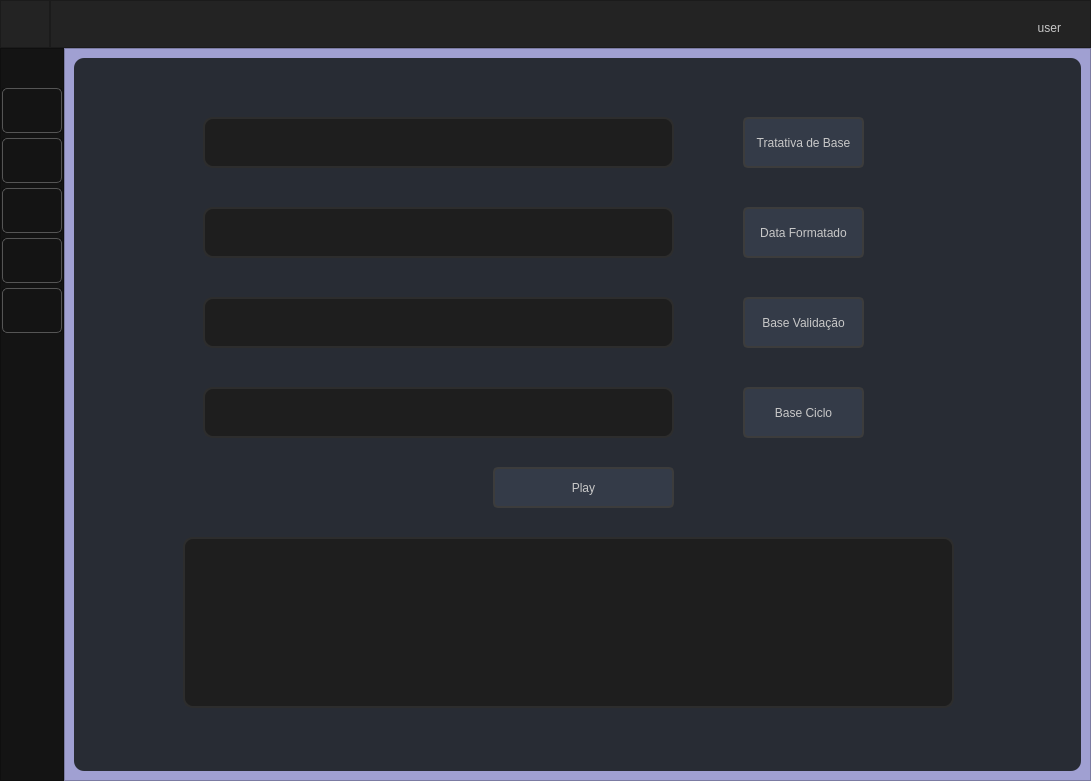
<?xml version="1.0" encoding="UTF-8"?>
<ui version="4.0">
 <class>RPA</class>
 <widget class="QMainWindow" name="RPA">
  <property name="windowModality">
   <enum>Qt::WindowModal</enum>
  </property>
  <property name="geometry">
   <rect>
    <x>0</x>
    <y>0</y>
    <width>1091</width>
    <height>781</height>
   </rect>
  </property>
  <property name="minimumSize">
   <size>
    <width>800</width>
    <height>600</height>
   </size>
  </property>
  <property name="windowTitle">
   <string>MainWindow</string>
  </property>
  <widget class="QWidget" name="centralwidget">
   <property name="styleSheet">
    <string notr="true">
QPushButton {
	border: 2px solid rgb(52, 59, 72);
	border-radius: 5px;	
	background-color: rgb(52, 59, 72);
}
QPushButton:hover {
	background-color: rgb(57, 65, 80);
	border: 2px solid rgb(61, 70, 86);
}
QPushButton:pressed {	
	background-color: rgb(35, 40, 49);
	border: 2px solid rgb(43, 50, 61);
}
</string>
   </property>
   <layout class="QVBoxLayout" name="verticalLayout">
    <property name="spacing">
     <number>0</number>
    </property>
    <property name="leftMargin">
     <number>0</number>
    </property>
    <property name="topMargin">
     <number>0</number>
    </property>
    <property name="rightMargin">
     <number>0</number>
    </property>
    <property name="bottomMargin">
     <number>0</number>
    </property>
    <item>
     <widget class="QFrame" name="top_menu">
      <property name="minimumSize">
       <size>
        <width>0</width>
        <height>48</height>
       </size>
      </property>
      <property name="maximumSize">
       <size>
        <width>16777215</width>
        <height>48</height>
       </size>
      </property>
      <property name="styleSheet">
       <string notr="true">background-color: rgb(0, 0, 255);</string>
      </property>
      <property name="frameShape">
       <enum>QFrame::NoFrame</enum>
      </property>
      <property name="frameShadow">
       <enum>QFrame::Raised</enum>
      </property>
      <layout class="QHBoxLayout" name="horizontalLayout_2">
       <property name="spacing">
        <number>0</number>
       </property>
       <property name="leftMargin">
        <number>0</number>
       </property>
       <property name="topMargin">
        <number>0</number>
       </property>
       <property name="rightMargin">
        <number>0</number>
       </property>
       <property name="bottomMargin">
        <number>0</number>
       </property>
       <item>
        <widget class="QFrame" name="frame">
         <property name="minimumSize">
          <size>
           <width>50</width>
           <height>0</height>
          </size>
         </property>
         <property name="maximumSize">
          <size>
           <width>50</width>
           <height>16777215</height>
          </size>
         </property>
         <property name="styleSheet">
          <string notr="true">background-color: rgb(35, 35, 35);</string>
         </property>
         <property name="frameShape">
          <enum>QFrame::StyledPanel</enum>
         </property>
         <property name="frameShadow">
          <enum>QFrame::Raised</enum>
         </property>
         <widget class="QLabel" name="label">
          <property name="geometry">
           <rect>
            <x>6</x>
            <y>4</y>
            <width>42</width>
            <height>42</height>
           </rect>
          </property>
          <property name="text">
           <string/>
          </property>
          <property name="pixmap">
           <pixmap resource="../../AreaTeste/testeTelasPython/file_contener_rc.qrc">:/logo/logo.png</pixmap>
          </property>
          <property name="scaledContents">
           <bool>true</bool>
          </property>
         </widget>
        </widget>
       </item>
       <item>
        <widget class="QFrame" name="frame_2">
         <property name="styleSheet">
          <string notr="true">background-color: rgb(35, 35, 35);</string>
         </property>
         <property name="frameShape">
          <enum>QFrame::StyledPanel</enum>
         </property>
         <property name="frameShadow">
          <enum>QFrame::Raised</enum>
         </property>
         <widget class="QLabel" name="label_user">
          <property name="geometry">
           <rect>
            <x>820</x>
            <y>20</y>
            <width>191</width>
            <height>16</height>
           </rect>
          </property>
          <property name="styleSheet">
           <string notr="true">color: rgb(200, 200, 200);</string>
          </property>
          <property name="text">
           <string>user</string>
          </property>
          <property name="alignment">
           <set>Qt::AlignRight|Qt::AlignTrailing|Qt::AlignVCenter</set>
          </property>
         </widget>
        </widget>
       </item>
      </layout>
     </widget>
    </item>
    <item>
     <widget class="QFrame" name="context">
      <property name="styleSheet">
       <string notr="true">background-color: rgb(20, 20, 20);</string>
      </property>
      <property name="frameShape">
       <enum>QFrame::NoFrame</enum>
      </property>
      <property name="frameShadow">
       <enum>QFrame::Raised</enum>
      </property>
      <layout class="QHBoxLayout" name="horizontalLayout">
       <property name="spacing">
        <number>0</number>
       </property>
       <property name="leftMargin">
        <number>0</number>
       </property>
       <property name="topMargin">
        <number>0</number>
       </property>
       <property name="rightMargin">
        <number>0</number>
       </property>
       <property name="bottomMargin">
        <number>0</number>
       </property>
       <item>
        <widget class="QFrame" name="left_menu">
         <property name="minimumSize">
          <size>
           <width>64</width>
           <height>0</height>
          </size>
         </property>
         <property name="maximumSize">
          <size>
           <width>64</width>
           <height>16777215</height>
          </size>
         </property>
         <property name="styleSheet">
          <string notr="true">QWidget{
	color: rgb(218, 218, 218);
	font: 10pt &quot;Segoe UI&quot;;
}


QPushButton {
    border: 1px solid #555;
    padding: 5px;
}

QPushButton:hover {
    border: 2px solid rgb(177,209,250);
    padding: 6px;
}

QPushButton:pressed{
	background-color: rgb(177,209,250);
	border: 2px solid rgb(0, 0, 249);
	color: rgb(0, 0, 127);	
}
</string>
         </property>
         <property name="frameShape">
          <enum>QFrame::StyledPanel</enum>
         </property>
         <property name="frameShadow">
          <enum>QFrame::Raised</enum>
         </property>
         <widget class="QFrame" name="frame_4">
          <property name="geometry">
           <rect>
            <x>2</x>
            <y>40</y>
            <width>60</width>
            <height>45</height>
           </rect>
          </property>
          <property name="maximumSize">
           <size>
            <width>16777215</width>
            <height>45</height>
           </size>
          </property>
          <property name="frameShape">
           <enum>QFrame::StyledPanel</enum>
          </property>
          <property name="frameShadow">
           <enum>QFrame::Raised</enum>
          </property>
          <widget class="QPushButton" name="pushButton_loteMenu">
           <property name="geometry">
            <rect>
             <x>0</x>
             <y>0</y>
             <width>60</width>
             <height>45</height>
            </rect>
           </property>
           <property name="text">
            <string/>
           </property>
           <property name="icon">
            <iconset resource="../../AreaTeste/testeTelasPython/file_contener_rc.qrc">
             <normaloff>:/boger/icon_menu.png</normaloff>:/boger/icon_menu.png</iconset>
           </property>
           <property name="checkable">
            <bool>false</bool>
           </property>
          </widget>
         </widget>
         <widget class="QFrame" name="frame_5">
          <property name="geometry">
           <rect>
            <x>2</x>
            <y>90</y>
            <width>60</width>
            <height>45</height>
           </rect>
          </property>
          <property name="frameShape">
           <enum>QFrame::StyledPanel</enum>
          </property>
          <property name="frameShadow">
           <enum>QFrame::Raised</enum>
          </property>
          <widget class="QPushButton" name="pushButton_Home">
           <property name="geometry">
            <rect>
             <x>0</x>
             <y>0</y>
             <width>60</width>
             <height>45</height>
            </rect>
           </property>
           <property name="text">
            <string/>
           </property>
           <property name="icon">
            <iconset resource="../../AreaTeste/testeTelasPython/file_contener_rc.qrc">
             <normaloff>:/home/cil-home.png</normaloff>:/home/cil-home.png</iconset>
           </property>
          </widget>
         </widget>
         <widget class="QFrame" name="frame_6">
          <property name="geometry">
           <rect>
            <x>2</x>
            <y>240</y>
            <width>60</width>
            <height>45</height>
           </rect>
          </property>
          <property name="frameShape">
           <enum>QFrame::StyledPanel</enum>
          </property>
          <property name="frameShadow">
           <enum>QFrame::Raised</enum>
          </property>
          <widget class="QPushButton" name="pushButton_Colaborador">
           <property name="geometry">
            <rect>
             <x>0</x>
             <y>0</y>
             <width>60</width>
             <height>45</height>
            </rect>
           </property>
           <property name="text">
            <string/>
           </property>
           <property name="icon">
            <iconset resource="../../AreaTeste/testeTelasPython/file_contener_rc.qrc">
             <normaloff>:/colaboradores/cil-people.png</normaloff>:/colaboradores/cil-people.png</iconset>
           </property>
          </widget>
         </widget>
         <widget class="QFrame" name="frame_8">
          <property name="geometry">
           <rect>
            <x>2</x>
            <y>140</y>
            <width>60</width>
            <height>45</height>
           </rect>
          </property>
          <property name="frameShape">
           <enum>QFrame::StyledPanel</enum>
          </property>
          <property name="frameShadow">
           <enum>QFrame::Raised</enum>
          </property>
          <widget class="QPushButton" name="pushButton_Rotinas">
           <property name="geometry">
            <rect>
             <x>0</x>
             <y>0</y>
             <width>60</width>
             <height>45</height>
            </rect>
           </property>
           <property name="text">
            <string/>
           </property>
           <property name="icon">
            <iconset resource="../../AreaTeste/testeTelasPython/file_contener_rc.qrc">
             <normaloff>:/camadas/cil-layers.png</normaloff>:/camadas/cil-layers.png</iconset>
           </property>
          </widget>
         </widget>
         <widget class="QFrame" name="frame_9">
          <property name="geometry">
           <rect>
            <x>2</x>
            <y>190</y>
            <width>60</width>
            <height>45</height>
           </rect>
          </property>
          <property name="frameShape">
           <enum>QFrame::StyledPanel</enum>
          </property>
          <property name="frameShadow">
           <enum>QFrame::Raised</enum>
          </property>
          <widget class="QPushButton" name="pushButton_Tarefa">
           <property name="geometry">
            <rect>
             <x>0</x>
             <y>0</y>
             <width>60</width>
             <height>45</height>
            </rect>
           </property>
           <property name="text">
            <string/>
           </property>
           <property name="icon">
            <iconset resource="../../AreaTeste/testeTelasPython/file_contener_rc.qrc">
             <normaloff>:/fogo/cil-fire.png</normaloff>:/fogo/cil-fire.png</iconset>
           </property>
          </widget>
         </widget>
        </widget>
       </item>
       <item>
        <widget class="QFrame" name="contest_right">
         <property name="styleSheet">
          <string notr="true">background-color: rgb(160, 160, 210);
</string>
         </property>
         <property name="frameShape">
          <enum>QFrame::StyledPanel</enum>
         </property>
         <property name="frameShadow">
          <enum>QFrame::Raised</enum>
         </property>
         <layout class="QGridLayout" name="gridLayout">
          <item row="0" column="0">
           <widget class="QFrame" name="frame_3">
            <property name="styleSheet">
             <string notr="true">background-color: rgb(40, 44, 52);
border-stayle: solid;
border-radius: 10px;
color: rgb(200,200,200)

</string>
            </property>
            <property name="frameShape">
             <enum>QFrame::StyledPanel</enum>
            </property>
            <property name="frameShadow">
             <enum>QFrame::Raised</enum>
            </property>
            <layout class="QGridLayout" name="gridLayout_2">
             <item row="0" column="0">
              <widget class="QStackedWidget" name="stackedWidget">
               <property name="styleSheet">
                <string notr="true">QLineEdit{
	border: 2px solid rgb(45,45,45);
	border-radiius: 3px;
	padding: 15px;
	background-color: rgb(30,30,30);
	color: rgb(177,177,177);
}

QLineEdit:hover{
	border: 2px solid rgb(100, 100, 120);	
}

QLineEdit:focus {
	border: 2px solid rgb(177, 209, 250);	
	color: rgb(230,230,230);
}

QTextEdit{
	border: 2px solid rgb(45,45,45);
	border-radiius: 3px;
	padding: 15px;
	background-color: rgb(30,30,30);
	color: rgb(230,230,230);
}

QTextEdit:hover{
	border: 2px solid rgb(100, 100, 120);	
}

QLTextEdit:focus {
	border: 2px solid rgb(177, 209, 250);	
	color: rgb(200,200,200);
}


QPushButton{
	background-color: rgb(52, 59, 72);
	border: 2px solid rgb(60,60,60);
	border-radius: 5px;
}

QPushButton:hover{
	background-color: rgb(70,70,70);
	border: 2px solid rgb(177,209,250);	
}

QPushButton:pressed{
	background-color: rgb(177,209,250);
	border: 2px solid rgb(177, 185, 249);
	color: rgb(0, 0, 127);	
}

</string>
               </property>
               <property name="currentIndex">
                <number>2</number>
               </property>
               <widget class="QWidget" name="page_Home">
                <widget class="QFrame" name="frame_7">
                 <property name="geometry">
                  <rect>
                   <x>330</x>
                   <y>140</y>
                   <width>301</width>
                   <height>221</height>
                  </rect>
                 </property>
                 <property name="frameShape">
                  <enum>QFrame::StyledPanel</enum>
                 </property>
                 <property name="frameShadow">
                  <enum>QFrame::Raised</enum>
                 </property>
                 <widget class="QLabel" name="label_2">
                  <property name="geometry">
                   <rect>
                    <x>40</x>
                    <y>20</y>
                    <width>231</width>
                    <height>181</height>
                   </rect>
                  </property>
                  <property name="text">
                   <string/>
                  </property>
                  <property name="pixmap">
                   <pixmap resource="../../AreaTeste/testeTelasPython/file_contener_rc.qrc">:/logo/logo.png</pixmap>
                  </property>
                  <property name="scaledContents">
                   <bool>true</bool>
                  </property>
                 </widget>
                </widget>
               </widget>
               <widget class="QWidget" name="page_Divisao_Tarefa">
                <widget class="QTableView" name="tableView">
                 <property name="geometry">
                  <rect>
                   <x>80</x>
                   <y>90</y>
                   <width>691</width>
                   <height>481</height>
                  </rect>
                 </property>
                </widget>
                <widget class="QPushButton" name="pushButton">
                 <property name="geometry">
                  <rect>
                   <x>820</x>
                   <y>190</y>
                   <width>93</width>
                   <height>28</height>
                  </rect>
                 </property>
                 <property name="text">
                  <string>PushButton</string>
                 </property>
                </widget>
                <widget class="QPushButton" name="pushButton_2">
                 <property name="geometry">
                  <rect>
                   <x>820</x>
                   <y>240</y>
                   <width>93</width>
                   <height>28</height>
                  </rect>
                 </property>
                 <property name="text">
                  <string>PushButton</string>
                 </property>
                </widget>
               </widget>
               <widget class="QWidget" name="page_AreaImput">
                <widget class="QLineEdit" name="lineEdit_1_tratativa">
                 <property name="geometry">
                  <rect>
                   <x>120</x>
                   <y>50</y>
                   <width>471</width>
                   <height>51</height>
                  </rect>
                 </property>
                 <property name="font">
                  <font>
                   <family>Segoe UI</family>
                   <pointsize>9</pointsize>
                  </font>
                 </property>
                 <property name="readOnly">
                  <bool>true</bool>
                 </property>
                </widget>
                <widget class="QLineEdit" name="lineEdit_2_DtFormatado">
                 <property name="geometry">
                  <rect>
                   <x>120</x>
                   <y>140</y>
                   <width>471</width>
                   <height>51</height>
                  </rect>
                 </property>
                 <property name="font">
                  <font>
                   <family>Segoe UI</family>
                   <pointsize>9</pointsize>
                  </font>
                 </property>
                 <property name="readOnly">
                  <bool>true</bool>
                 </property>
                </widget>
                <widget class="QLineEdit" name="lineEdit_3_BsValidacao">
                 <property name="geometry">
                  <rect>
                   <x>120</x>
                   <y>230</y>
                   <width>471</width>
                   <height>51</height>
                  </rect>
                 </property>
                 <property name="font">
                  <font>
                   <family>Segoe UI</family>
                   <pointsize>9</pointsize>
                  </font>
                 </property>
                 <property name="readOnly">
                  <bool>true</bool>
                 </property>
                </widget>
                <widget class="QPushButton" name="pushButton_1_trattv_base">
                 <property name="geometry">
                  <rect>
                   <x>660</x>
                   <y>50</y>
                   <width>121</width>
                   <height>51</height>
                  </rect>
                 </property>
                 <property name="text">
                  <string>Tratativa de Base</string>
                 </property>
                </widget>
                <widget class="QPushButton" name="pushButton_2_DataFormatado">
                 <property name="geometry">
                  <rect>
                   <x>660</x>
                   <y>140</y>
                   <width>121</width>
                   <height>51</height>
                  </rect>
                 </property>
                 <property name="text">
                  <string>Data Formatado</string>
                 </property>
                </widget>
                <widget class="QPushButton" name="pushButton_3_BaseValidacao">
                 <property name="geometry">
                  <rect>
                   <x>660</x>
                   <y>230</y>
                   <width>121</width>
                   <height>51</height>
                  </rect>
                 </property>
                 <property name="text">
                  <string>Base Validação</string>
                 </property>
                </widget>
                <widget class="QPushButton" name="pushButton_PlayRotina">
                 <property name="geometry">
                  <rect>
                   <x>410</x>
                   <y>400</y>
                   <width>181</width>
                   <height>41</height>
                  </rect>
                 </property>
                 <property name="text">
                  <string>Play</string>
                 </property>
                </widget>
                <widget class="QLineEdit" name="lineEdit_4_Ciclo">
                 <property name="geometry">
                  <rect>
                   <x>120</x>
                   <y>320</y>
                   <width>471</width>
                   <height>51</height>
                  </rect>
                 </property>
                 <property name="font">
                  <font>
                   <family>Segoe UI</family>
                   <pointsize>9</pointsize>
                  </font>
                 </property>
                 <property name="readOnly">
                  <bool>true</bool>
                 </property>
                </widget>
                <widget class="QPushButton" name="pushButton_4_Ciclo">
                 <property name="geometry">
                  <rect>
                   <x>660</x>
                   <y>320</y>
                   <width>121</width>
                   <height>51</height>
                  </rect>
                 </property>
                 <property name="text">
                  <string>Base Ciclo</string>
                 </property>
                </widget>
                <widget class="QTextEdit" name="textEdit">
                 <property name="geometry">
                  <rect>
                   <x>100</x>
                   <y>470</y>
                   <width>771</width>
                   <height>171</height>
                  </rect>
                 </property>
                 <property name="readOnly">
                  <bool>false</bool>
                 </property>
                </widget>
               </widget>
               <widget class="QWidget" name="page_User">
                <widget class="QTableView" name="tableView_usuario">
                 <property name="geometry">
                  <rect>
                   <x>160</x>
                   <y>110</y>
                   <width>471</width>
                   <height>401</height>
                  </rect>
                 </property>
                 <property name="styleSheet">
                  <string notr="true">QHeaderView{color: #2933F4;}
</string>
                 </property>
                </widget>
                <widget class="QPushButton" name="pushButton_consultarUsuario">
                 <property name="geometry">
                  <rect>
                   <x>800</x>
                   <y>120</y>
                   <width>120</width>
                   <height>30</height>
                  </rect>
                 </property>
                 <property name="styleSheet">
                  <string notr="true"/>
                 </property>
                 <property name="text">
                  <string>Consultar</string>
                 </property>
                </widget>
                <widget class="QPushButton" name="pushButton_inserirUsuario">
                 <property name="geometry">
                  <rect>
                   <x>800</x>
                   <y>180</y>
                   <width>120</width>
                   <height>30</height>
                  </rect>
                 </property>
                 <property name="styleSheet">
                  <string notr="true"/>
                 </property>
                 <property name="text">
                  <string>inserir</string>
                 </property>
                </widget>
                <widget class="QPushButton" name="pushButton_DeletarUsuario">
                 <property name="geometry">
                  <rect>
                   <x>800</x>
                   <y>240</y>
                   <width>120</width>
                   <height>30</height>
                  </rect>
                 </property>
                 <property name="styleSheet">
                  <string notr="true"/>
                 </property>
                 <property name="text">
                  <string>Deletar</string>
                 </property>
                </widget>
               </widget>
               <widget class="QWidget" name="page_inserir_Usuario">
                <widget class="QLineEdit" name="lineEdit_novoUser">
                 <property name="geometry">
                  <rect>
                   <x>340</x>
                   <y>130</y>
                   <width>280</width>
                   <height>50</height>
                  </rect>
                 </property>
                 <property name="font">
                  <font>
                   <family>Segoe UI</family>
                   <pointsize>10</pointsize>
                  </font>
                 </property>
                 <property name="placeholderText">
                  <string>novo usuario</string>
                 </property>
                </widget>
                <widget class="QLineEdit" name="lineEdit_senha">
                 <property name="geometry">
                  <rect>
                   <x>340</x>
                   <y>240</y>
                   <width>280</width>
                   <height>50</height>
                  </rect>
                 </property>
                 <property name="font">
                  <font>
                   <family>Segoe UI</family>
                   <pointsize>10</pointsize>
                  </font>
                 </property>
                 <property name="echoMode">
                  <enum>QLineEdit::Password</enum>
                 </property>
                 <property name="placeholderText">
                  <string>senha</string>
                 </property>
                </widget>
                <widget class="QLineEdit" name="lineEdit_senhaConfirma">
                 <property name="geometry">
                  <rect>
                   <x>340</x>
                   <y>350</y>
                   <width>280</width>
                   <height>50</height>
                  </rect>
                 </property>
                 <property name="font">
                  <font>
                   <family>Segoe UI</family>
                   <pointsize>10</pointsize>
                  </font>
                 </property>
                 <property name="echoMode">
                  <enum>QLineEdit::Password</enum>
                 </property>
                 <property name="placeholderText">
                  <string>Confirme senha</string>
                 </property>
                </widget>
                <widget class="QPushButton" name="pushButton_inserirUser">
                 <property name="geometry">
                  <rect>
                   <x>340</x>
                   <y>470</y>
                   <width>281</width>
                   <height>61</height>
                  </rect>
                 </property>
                 <property name="font">
                  <font>
                   <family>Segoe UI</family>
                   <pointsize>10</pointsize>
                  </font>
                 </property>
                 <property name="text">
                  <string>Inserir</string>
                 </property>
                </widget>
                <widget class="QFrame" name="frame_MessagemUser">
                 <property name="geometry">
                  <rect>
                   <x>150</x>
                   <y>20</y>
                   <width>671</width>
                   <height>42</height>
                  </rect>
                 </property>
                 <property name="styleSheet">
                  <string notr="true">background-color: rgb(255, 0, 127);
border-radius:5px;</string>
                 </property>
                 <property name="frameShape">
                  <enum>QFrame::StyledPanel</enum>
                 </property>
                 <property name="frameShadow">
                  <enum>QFrame::Raised</enum>
                 </property>
                 <layout class="QHBoxLayout" name="horizontalLayout_3">
                  <item>
                   <widget class="QLabel" name="label_MessageUser">
                    <property name="styleSheet">
                     <string notr="true">QLabel{
 	color:rgb(35, 35, 35);
}</string>
                    </property>
                    <property name="text">
                     <string>error</string>
                    </property>
                    <property name="alignment">
                     <set>Qt::AlignCenter</set>
                    </property>
                   </widget>
                  </item>
                  <item>
                   <widget class="QPushButton" name="pushButton_messageInserirUser">
                    <property name="maximumSize">
                     <size>
                      <width>20</width>
                      <height>20</height>
                     </size>
                    </property>
                    <property name="styleSheet">
                     <string notr="true">QPushButton{
	background-image: url(:/close image/icon_close.png);
	border-raius: 5px;
	margin: 0px 0px 0px 0px ;
	background-position: center;	
	background-color: rgb(70, 70, 70);
	background-repeat: no-repeat;
}

QPushButton:hover{
	background-color:rgb(40,40,40);
	color: rgb(200, 200, 200);
}
QpushButton:pressed{
	background-color: rgb(35,35,35);
	color: rgb(200, 200, 200);
}
</string>
                    </property>
                    <property name="text">
                     <string/>
                    </property>
                    <property name="icon">
                     <iconset resource="../../AreaTeste/testeTelasPython/file_contener_rc.qrc">
                      <normaloff>:/exit/icon_close.png</normaloff>:/exit/icon_close.png</iconset>
                    </property>
                   </widget>
                  </item>
                 </layout>
                </widget>
                <widget class="QPushButton" name="pushButton_senhaVisivel">
                 <property name="geometry">
                  <rect>
                   <x>680</x>
                   <y>250</y>
                   <width>70</width>
                   <height>32</height>
                  </rect>
                 </property>
                 <property name="text">
                  <string/>
                 </property>
                 <property name="icon">
                  <iconset resource="../../AreaTeste/testeTelasPython/file_contener_rc.qrc">
                   <normaloff>:/olhoMagico/cil-low-vision.png</normaloff>:/olhoMagico/cil-low-vision.png</iconset>
                 </property>
                </widget>
                <widget class="QPushButton" name="pushButton_senha2visivel">
                 <property name="geometry">
                  <rect>
                   <x>680</x>
                   <y>360</y>
                   <width>70</width>
                   <height>32</height>
                  </rect>
                 </property>
                 <property name="text">
                  <string/>
                 </property>
                 <property name="icon">
                  <iconset resource="../../AreaTeste/testeTelasPython/file_contener_rc.qrc">
                   <normaloff>:/olhoMagico/cil-low-vision.png</normaloff>:/olhoMagico/cil-low-vision.png</iconset>
                 </property>
                </widget>
                <widget class="QPushButton" name="pushButton_arrowvoltarUser">
                 <property name="geometry">
                  <rect>
                   <x>20</x>
                   <y>590</y>
                   <width>41</width>
                   <height>31</height>
                  </rect>
                 </property>
                 <property name="text">
                  <string/>
                 </property>
                 <property name="icon">
                  <iconset resource="../../AreaTeste/testeTelasPython/file_contener_rc.qrc">
                   <normaloff>:/arrowVoltar/cil-account-logout.png</normaloff>:/arrowVoltar/cil-account-logout.png</iconset>
                 </property>
                </widget>
               </widget>
              </widget>
             </item>
            </layout>
           </widget>
          </item>
         </layout>
        </widget>
       </item>
      </layout>
     </widget>
    </item>
   </layout>
  </widget>
  <widget class="QMenuBar" name="menubar">
   <property name="geometry">
    <rect>
     <x>0</x>
     <y>0</y>
     <width>1091</width>
     <height>21</height>
    </rect>
   </property>
  </widget>
 </widget>
 <resources>
  <include location="../../AreaTeste/testeTelasPython/file_contener_rc.qrc"/>
 </resources>
 <connections/>
</ui>
